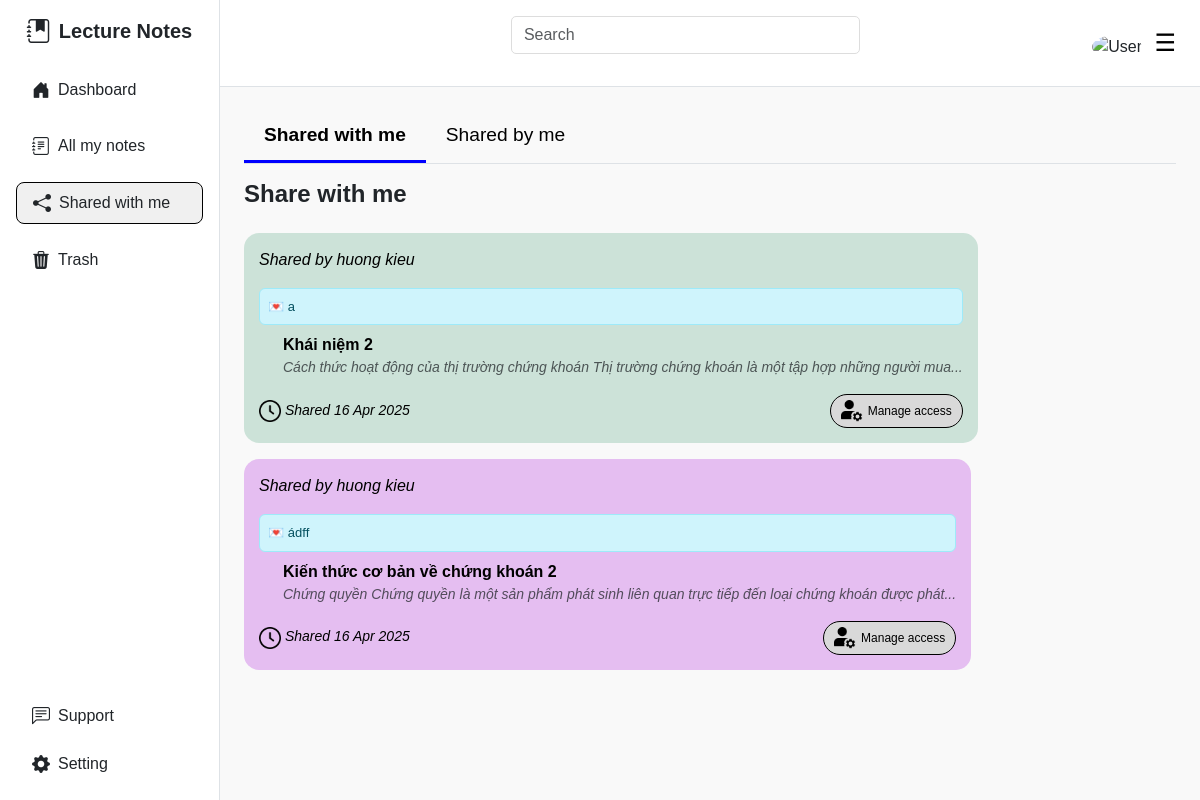
Screenshot of /share-with-me (signed in) with the database file from the repository.
### website/models.py (models this page shows, shortened)
class ShareNote(db.Model):
    id = db.Column(db.Integer, primary_key=True)
    note_id = db.Column(db.Integer, db.ForeignKey('note.id'), nullable=False)
    sharer_id = db.Column(db.Integer, db.ForeignKey('user.id'), nullable=False)
    recipient_id = db.Column(db.Integer, db.ForeignKey('user.id'), nullable=False)
    shared_at = db.Column(db.DateTime, default=datetime.utcnow)
    note = db.relationship('Note', backref=db.backref('shared_notes', lazy=True))
    sharer = db.relationship('User', foreign_keys=[sharer_id], backref=db.backref('shared_note', lazy=True))
    recipient = db.relationship('User', foreign_keys=[recipient_id], backref=db.backref('shared_with', lazy=True))
    can_edit = db.Column(db.Boolean, default=False)
    message = db.Column(db.String(200), nullable=True)

class User(db.Model, UserMixin):
    id = db.Column(db.Integer, primary_key=True)
    first_name = db.Column(db.String(150), nullable=False)
    last_name = db.Column(db.String(150), nullable=False)
    email = db.Column(db.String(150), unique=True, nullable=False)
    password_hash = db.Column(db.String(150), nullable=False)
    role = db.Column(db.String(10), nullable=False, default='user')  # 'user' hoặc 'admin'
    status = db.Column(db.String(20), default='Active') # ['Active', 'Locked', 'Inactive']
    gender = db.Column(db.String(10), nullable=False)
    created_at = db.Column(db.DateTime, default=datetime.utcnow)

class Note(db.Model):
    id = db.Column(db.Integer, primary_key=True)
    title = db.Column(db.String(200), nullable=False)
    content = db.Column(db.Text, nullable=False)
    color = db.Column(db.String(20), default='note-green')
    created_at = db.Column(db.DateTime, default=datetime.utcnow)
    updated_at = db.Column(db.DateTime, default=datetime.utcnow)
    user_id = db.Column(db.Integer, db.ForeignKey('user.id'), nullable=False)
    user = db.relationship('User', backref=db.backref('notes', lazy=True))

### website/views.py (the view)
@views.route('/share-with-me')
@login_required
def share_with_me():
    shared_notes = ShareNote.query.filter_by(recipient_id=current_user.id).all()
    return render_template('share_with_me.html', user=current_user, shared_notes=shared_notes, share_by_me=False)

### website/__init__.py (called while the page is built)
def create_app():
    app = Flask(__name__)
    app.config.from_object(Config)
    db.init_app(app)
    from .views import views
    from .auth import auth
    from .api import api
    from .admin import admin
    app.register_blueprint(views, url_prefix='/')
    app.register_blueprint(auth, url_prefix='/')
    app.register_blueprint(api, url_prefix='/api')
    app.register_blueprint(admin, url_prefix='/admin')
    from .models import User
    login_manager = LoginManager()
    login_manager.login_view = 'auth.login'
    login_manager.init_app(app)
    @login_manager.user_loader
    def load_user(user_id):
        return User.query.get(int(user_id))
    create_database(app)
    return app

### website/templates/share_with_me.html (shortened to what this page needs)
{% extends 'base.html' %}
{% block content %}
<div class="content p-4 flex-grow-1">
  <div id="shared-with-me">
    <div class="d-flex mb-3 border-bottom">
      <button class="tab-button {% if not shared_by_me %}active{% endif %}" id="tab1">Shared with me</button>
      <button class="tab-button {% if shared_by_me %}active{% endif %}" id="tab2">Shared by me</button>
    </div>
    <h4 class="mb-4 fw-bold">
      {{ 'Shared by me' if shared_by_me else 'Share with me' }}
    </h4>
    <div class="d-flex flex-wrap gap-3">
      {% if shared_notes|length == 0 %}
      <div class="text-center w-100">
        <p class="text-muted">
          {{ "You haven't shared any notes." if shared_by_me else 'No notes have been shared with you yet.' }}
        </p>
      </div>
      {% else %}
      {% for shared_note in shared_notes %}
      <div class="card-shared {{ shared_note.note.color }}" style="cursor: pointer;" data-note-id="{{ shared_note.note.id }}">
        <p class="fst-italic">
          {% if shared_by_me %}
          Shared to {{ shared_note.recipient.first_name }} {{ shared_note.recipient.last_name }}
          {% else %}
          Shared by {{ shared_note.sharer.first_name }} {{ shared_note.sharer.last_name }}
          {% endif %}
        </p>
        {% if shared_note.message is defined and shared_note.message %}
        <div class="alert alert-info p-2 mb-2" role="alert" style="font-size: 13px;">
          💌 {{ shared_note.message }}
        </div>
        {% endif %}
        <div class="fw-bold ms-4">{{ shared_note.note.title }}</div>
        <div class="text-muted ms-4 fst-italic" style="font-size: 14px;">
          {{ shared_note.note.content[:100] }}{% if shared_note.note.content|length > 100 %}...{% endif %}
        </div>
        <div class="d-flex justify-content-between align-items-center mt-3">
          <span class="fst-italic" style="font-size: 14px;">
            <img src="{{ url_for('static', filename='images/clock.png') }}" alt="Image" style="width: 22px;">
            Shared {{ shared_note.shared_at.strftime('%d %b %Y') }}
          </span>
          <span class="tag ms-4" style="font-size: 12px; background: #D9D9D9; border: 1px solid #000000">
            <img src="{{ url_for('static', filename='images/profile.png') }}" alt="Image" style="width: 22px;">
            Manage access
          </span>
        </div>
      </div>
      {% endfor %}
      {% endif %}
    </div>
  </div>
</div>
{% endblock %}

### website/static/dashboard.css (style rules this page uses)
body { font-family: Arial, sans-serif; background-color: #f9f9f9; }
h4 { font-weight: bold; }
.note-green { background-color: rgba(25, 135, 84, 0.2); color: #000; }
.note-purple { background-color: #E5BEF1; color: #000; }
.tab-button { border: none; background: none; font-weight: 500; font-size: 1.2rem; padding: 10px 20px; border-bottom: 3px solid transparent; cursor: pointer; }
.tab-button.active { border-color: blue; font-weight: bold; color: black; }
.card-shared { border-radius: 15px; padding: 15px; min-width: 250px; }
.tag { font-size: 0.85rem; border: 1px solid #ccc; border-radius: 20px; padding: 5px 10px; display: inline-flex; align-items: center; gap: 5px; }

### rows the page displays
ShareNote: sharer.first_name "huong", sharer.last_name "kieu", message "a", note "Khái niệm 2", note "Cách thức hoạt động của thị trường chứng khoán Thị trường chứng khoán là một tập hợp những người mua", shared_at "16 Apr 2025"
ShareNote: sharer.first_name "huong", sharer.last_name "kieu", message "ádff", note "Kiến thức cơ bản về chứng khoán 2", note "Chứng quyền Chứng quyền là một sản phẩm phát sinh liên quan trực tiếp đến loại chứng khoán được phát", shared_at "16 Apr 2025"

### other values shown
{{ 'Shared by me' if shared_by_me else 'Share with me' }} "Share with me"
